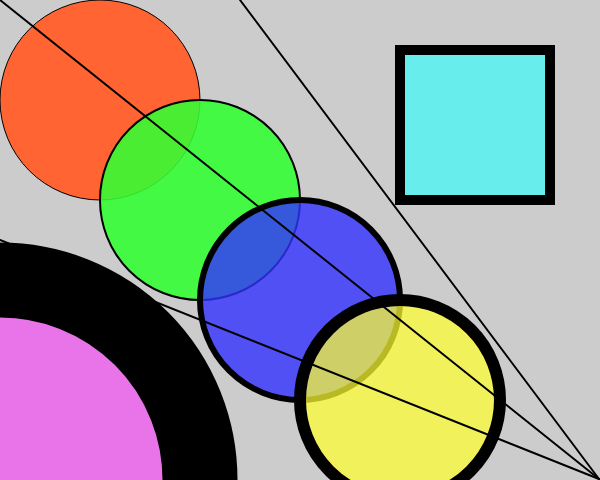
Frame 1 (no input)
Frame 60 (no input): identical to frame 1, image omitted
Frame 120 (the mouse pressed at the canvas centre since frame 60): identical to frame 1, image omitted

The p5.js sketch that drew this single still picture (run headless with seeded random() and noise() and a simulated clock; from frame 60 on, the mouse is pressed at the canvas centre):

// p5.js sketch
// ── sketch.js
function setup() {

createCanvas(600,480)
ellipseMode(CENTER);
}

function draw() {

	background(204);
	fill(255,100,50,255);
	strokeWeight(1);
	ellipse(100,100,200);
	strokeWeight(2);
	fill(50,255,50,225);
	ellipse(200,200,200);
	strokeWeight(6);
	fill(50,50,255,205);
	ellipse(300,300,200);
	strokeWeight(12);
	fill(255,255,50,185);
	ellipse(400,400,200);
	strokeWeight(10);
	fill(50,255,255,165);
	rect(400,50,150,150);
	strokeWeight(75);
	fill(255,50,255,145);
	ellipse(0,480,400,400);
	strokeWeight(2);
	line(0,0,599,479);
	line(0,240,599,479);
	line(240,0,599,479);

}
